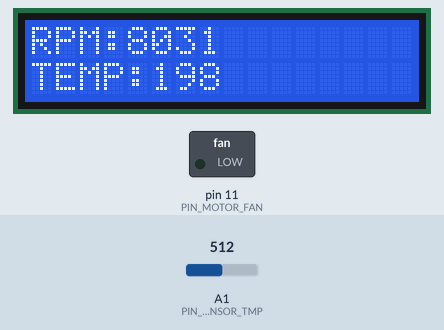
Simulated run of this sketch. Board: Arduino Uno, built with avr-gcc and run on an emulated ATmega328P. Parts: 16×2 character LCD, switched loads named in the sketch (green lamp = pin HIGH). The test bench sets the inputs (shaded band); at power-on: A1 (PIN_SENSOR_TMP) = 512.

Above: at 1.2 s.
1.3 s: A1 (PIN_SENSOR_TMP) set to 716
At 2.5 s:
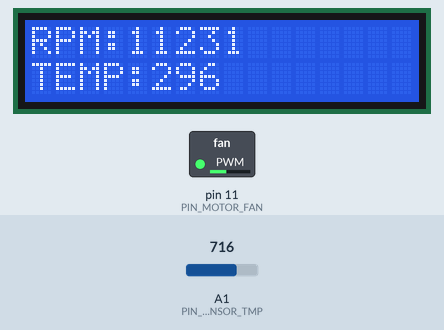
2.8 s: A1 (PIN_SENSOR_TMP) set to 900
At 3.4 s:
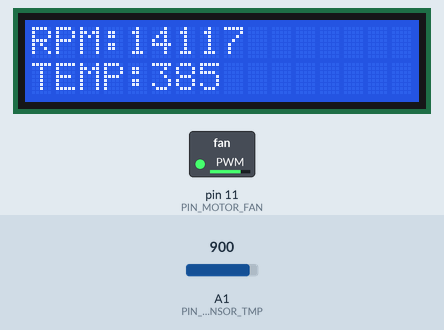
4.4 s: A1 (PIN_SENSOR_TMP) set to 306
At 5.2 s:
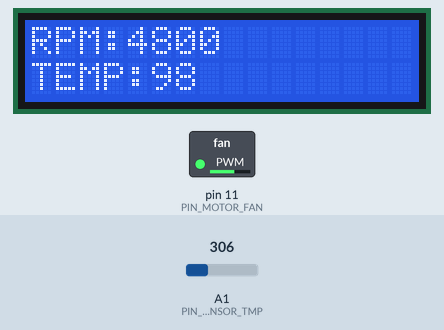
6.1 s: A1 (PIN_SENSOR_TMP) set to 136
At 6.8 s:
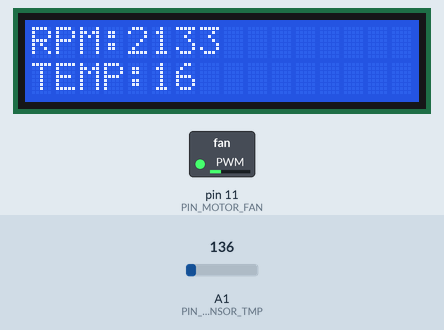
9.1 s: A1 (PIN_SENSOR_TMP) set to 109
At 9.8 s:
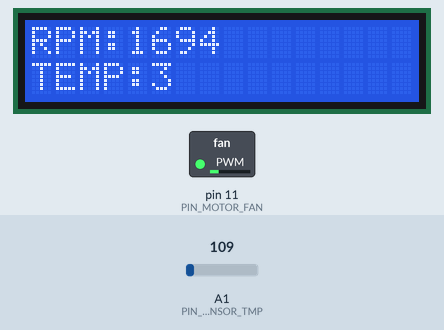
Timing chart, 0 to 12.1 s (numbered marks = the images above; inputs shaded):
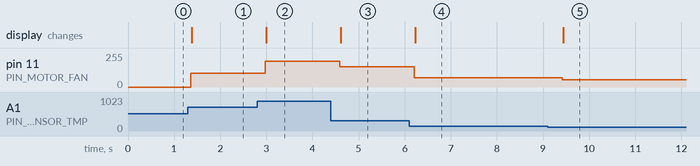

Measured:
- after the input at 1.3 s, pin 11 (PIN_MOTOR_FAN): 0/255 → 102/255 after 0.06 s; the display: changes after 0.08 s (image 1)
- after the input at 2.8 s, pin 11 (PIN_MOTOR_FAN): 102/255 → 194/255 after 0.18 s; the display: changes after 0.20 s (image 2)
- after the input at 4.4 s, pin 11 (PIN_MOTOR_FAN): 194/255 → 153/255 after 0.19 s; the display: changes after 0.22 s (image 3)
- after the input at 6.1 s, pin 11 (PIN_MOTOR_FAN): 153/255 → 68/255 after 0.10 s; the display: changes after 0.12 s (image 4)
- after the input at 9.1 s, pin 11 (PIN_MOTOR_FAN): 68/255 → 54/255 after 0.32 s; the display: changes after 0.34 s (image 5)

The sketch:

CodeV2.ino
```cpp
/*
Autor: Mateus lima
Projeto: Cotrolador de velocidade proporcional a temperatura
Descrição: O seguinte código é utilizado em um microntrolador Arduino Uno R3 e tem como objetivo
           controlar um ventilador proporcional o aquecimento da temperatura de um sensor, este no
           caso, elaboramos o circuito simulado com um LDR(sensor luminoso) pois o sensor mais
           adequado para o contexto real não existia no simulador, recomendamos caso monte o circuito
           na vida real utilizar um NTC(sensor de temperatura), na mesma posição que está o LDR
           aprensentado

*/
// Bibliotecas:
#include <Wire.h>              // Biblioteca utilizada para fazer a comunicação com o I2C
#include <LiquidCrystal_I2C.h> // Biblioteca utilizada para fazer a comunicação com o display 20x4

const int col = 16;  // Serve para definir o numero de colunas do display utilizado
const int lin = 2;   // Serve para definir o numero de linhas do display utilizado
const int ende = 0x20; // Serve para definir o endereço do display.

LiquidCrystal_I2C lcd(ende, col, lin); // Chamada da funcação LiquidCrystal para ser usada com o I2C

const int PIN_MOTOR_FAN = 11; // pino para saída de sinal PWM de controle do motor

const int PIN_SENSOR_TMP = A1;

const float TempSensorSignal100DegreeCelsius = 309;
const float TempSensorSignal0DegreeCelsius = 102;
const int MotorMaxRPM = 8000;
const int AnalogWriteMaxSignal = 255;
;

void setup() // Incia o display
{
  pinMode(PIN_MOTOR_FAN, OUTPUT); // configura pino como saída
  pinMode(PIN_SENSOR_TMP, INPUT);

  lcd.init();      // Serve para iniciar a comunicação com o display já conectado
  lcd.backlight(); // Serve para ligar a luz do display
  lcd.clear();     // Serve para limpar a tela do display
}

void loop()
{
  const int signalSensorTemp = analogRead(PIN_SENSOR_TMP);
  const int signalMotor = signalSensorTemp / 2;

  analogWrite(PIN_MOTOR_FAN, signalMotor);
  printLCD(signalMotor,signalSensorTemp);
}

void printLCD(int signalFan, int signalSensorTemp)
{

  const long temperatureCelsius = map(signalSensorTemp,102,309,0,100);
  const int speedRPM = map(signalFan,0, AnalogWriteMaxSignal, 0, MotorMaxRPM);

  lcd.clear();
  lcd.setCursor(0,0);
  lcd.print("RPM:" );
  lcd.setCursor(4,0);
  lcd.print(speedRPM);
  lcd.setCursor(0,  1);
  lcd.print("TEMP: ");
  lcd.setCursor(5,1);
  lcd.print(temperatureCelsius);
  delay(300);
}
```
